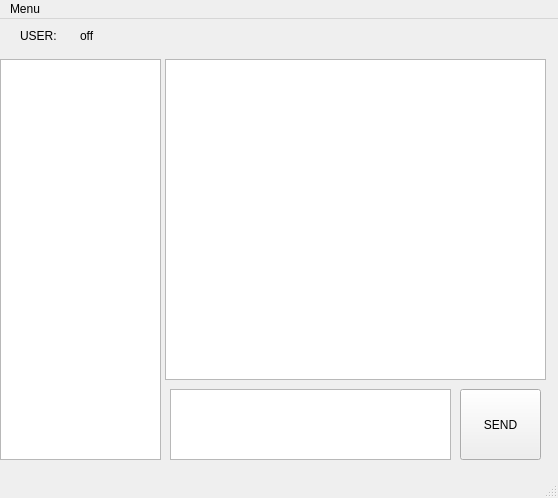
<?xml version="1.0" encoding="UTF-8"?>
<ui version="4.0">
 <class>MainWindow</class>
 <widget class="QMainWindow" name="MainWindow">
  <property name="geometry">
   <rect>
    <x>0</x>
    <y>0</y>
    <width>558</width>
    <height>498</height>
   </rect>
  </property>
  <property name="windowTitle">
   <string>MainWindow</string>
  </property>
  <widget class="QWidget" name="centralwidget">
   <widget class="QTextEdit" name="textEdit">
    <property name="geometry">
     <rect>
      <x>170</x>
      <y>370</y>
      <width>281</width>
      <height>71</height>
     </rect>
    </property>
   </widget>
   <widget class="QListView" name="listView">
    <property name="geometry">
     <rect>
      <x>0</x>
      <y>40</y>
      <width>161</width>
      <height>401</height>
     </rect>
    </property>
   </widget>
   <widget class="QPushButton" name="pushButton">
    <property name="geometry">
     <rect>
      <x>460</x>
      <y>370</y>
      <width>81</width>
      <height>71</height>
     </rect>
    </property>
    <property name="text">
     <string>SEND</string>
    </property>
   </widget>
   <widget class="QTextBrowser" name="textBrowser_2">
    <property name="geometry">
     <rect>
      <x>165</x>
      <y>40</y>
      <width>381</width>
      <height>321</height>
     </rect>
    </property>
   </widget>
   <widget class="QLabel" name="label_3">
    <property name="geometry">
     <rect>
      <x>20</x>
      <y>10</y>
      <width>47</width>
      <height>13</height>
     </rect>
    </property>
    <property name="text">
     <string>USER:</string>
    </property>
   </widget>
   <widget class="QLabel" name="label_4">
    <property name="geometry">
     <rect>
      <x>80</x>
      <y>10</y>
      <width>47</width>
      <height>13</height>
     </rect>
    </property>
    <property name="text">
     <string>off</string>
    </property>
   </widget>
  </widget>
  <widget class="QMenuBar" name="menubar">
   <property name="geometry">
    <rect>
     <x>0</x>
     <y>0</y>
     <width>558</width>
     <height>21</height>
    </rect>
   </property>
   <widget class="QMenu" name="menuMenu">
    <property name="title">
     <string>Menu</string>
    </property>
    <addaction name="actionLogin"/>
    <addaction name="action1"/>
    <addaction name="action2"/>
    <addaction name="separator"/>
    <addaction name="actionExit"/>
   </widget>
   <addaction name="menuMenu"/>
  </widget>
  <widget class="QStatusBar" name="statusbar"/>
  <action name="actionLogin">
   <property name="text">
    <string>Login</string>
   </property>
  </action>
  <action name="action1">
   <property name="text">
    <string>1</string>
   </property>
  </action>
  <action name="action2">
   <property name="text">
    <string>2</string>
   </property>
  </action>
  <action name="actionExit">
   <property name="text">
    <string>Exit</string>
   </property>
  </action>
 </widget>
 <resources/>
 <connections/>
</ui>
